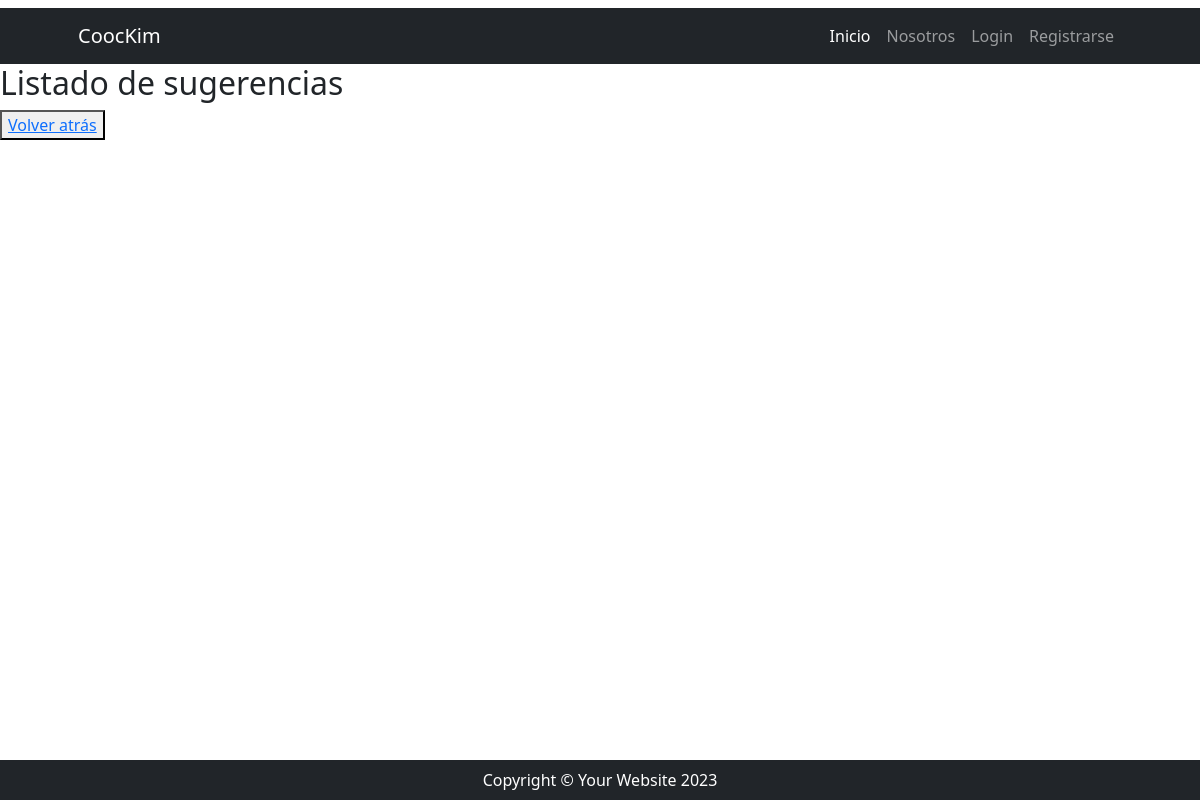
Page /comidas/comidas/sugerencias on the earlier database version.
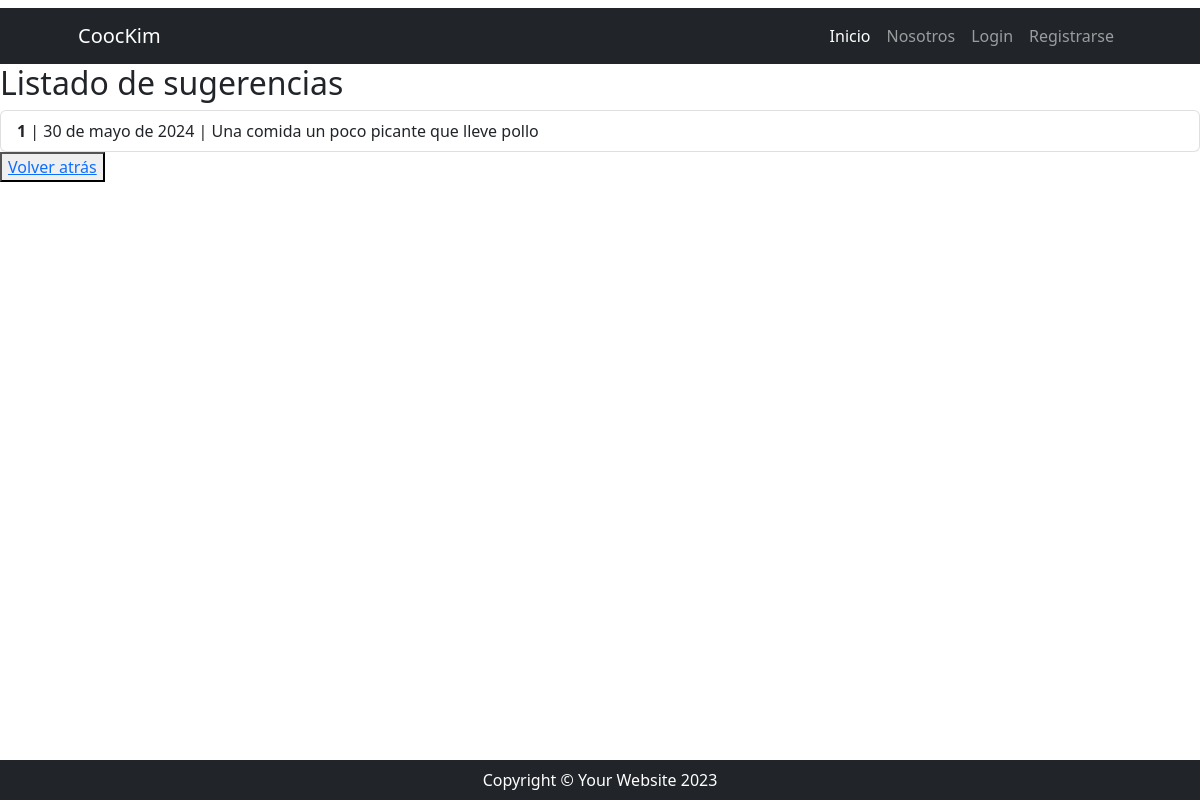
Same page on the later database version.
### recetas/models.py (models this page shows, shortened)
class Ver_sugerencias(models.Model):
    comida_categoria_picante = models.CharField(max_length=500)
    fecha_publicación = models.DateField()
    sugerencia_numero = models.DecimalField(max_digits=5, decimal_places=0)

### recetas/views.py (the view)
# urls.py: path("comidas/sugerencias", lista_sugerencias, name= "lista_sugerencias"),
def lista_sugerencias(request):
    consulta = Ver_sugerencias.objects.all()
    contexto = {"sugerencias":consulta}
    return render(request,"recetas/lista_sugerencias.html", contexto)

### recetas/templates/recetas/lista_sugerencias.html (shortened to what this page needs)
{% extends 'core/base.html' %}
{% block contenido %}
<h1 class="h2">Listado de sugerencias</h1>
<ul class="list-group">
  {% for sugerencia in sugerencias %}
    <li class="list-group-item">
      <span class="fw-bold">{{ sugerencia.sugerencia_numero }}</span> | {{ sugerencia.fecha_publicación }} | {{ sugerencia.comida_categoria_picante }}
    </li>
  {% endfor %}
</ul>
    <button><a href="{% url 'recetas:index' %}">Volver atrás</a></button>
{% endblock contenido %}

Differences in the rows shown:
added Ver_sugerencias: sugerencia_numero "1", fecha_publicación "30 de mayo de 2024", comida_categoria_picante "Una comida un poco picante que lleve pollo"
